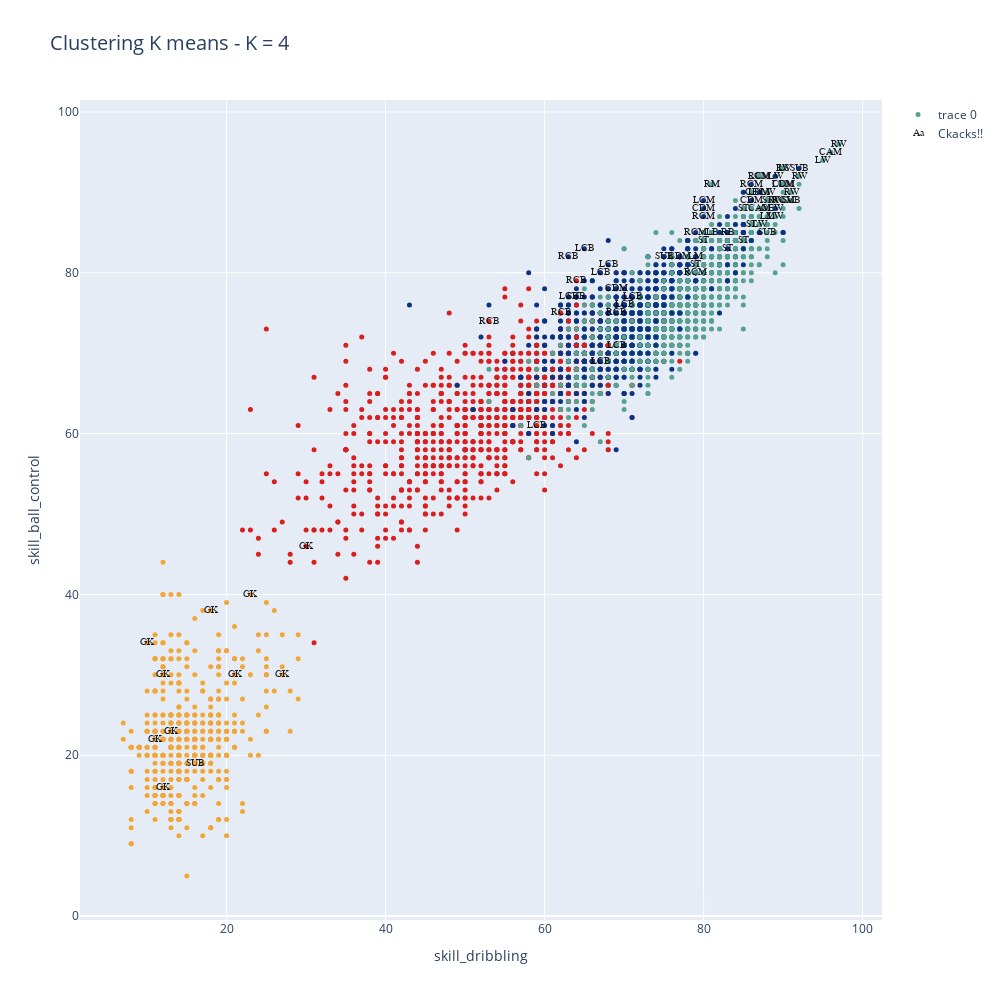

The code cell stored with this chart in its notebook:
### Markdown cell above
**Graficamos el resultado kmedias con la cantidad de clases elegida: Visualizamos de a dos variables por vez**

### Code cell
data=[]
bool_crack=df_n["overall"] > 85
bool_no_crack=df_n["overall"]<86


#Eligo dos números entre 0 y  de n_skills-1
skill_1=skills_ratings[skills_ratings.index('skill_dribbling')]
skill_2=skills_ratings[skills_ratings.index('skill_ball_control')]

'''
'attacking_crossing', 'attacking_finishing', 'attacking_heading_accuracy',
                  'passing', 'attacking_short_passing', 'attacking_volleys', 'dribbling',
                  'skill_dribbling', 'skill_curve', 'skill_fk_accuracy',
                  'skill_ball_control', 'movement_acceleration',
                  'movement_sprint_speed', 'movement_agility', 'movement_reactions',
                  'movement_balance', 'power_shot_power', 'power_jumping', 'power_stamina',
                  'power_strength', 'power_long_shots', 'mentality_aggression',
                  'mentality_interceptions', 'mentality_positioning', 'mentality_vision',
                  'mentality_penalties',  'mentality_composure', 'defending_marking',
                  'defending_standing_tackle', 'defending_sliding_tackle',
                  'goalkeeping_diving', 
                  'goalkeeping_handling', 'goalkeeping_kicking',
                  'goalkeeping_positioning', 'goalkeeping_reflexes',]
print(len(skills_ratings), 'variables numéricas de desempeño según habilidad'
'''

kmean_clusters = go.Scatter(x=df_skills[skill_1], y=df_skills[skill_2],
                            mode='markers',
                            text=df_n.loc[:,'team_position'],
                            marker=dict(
                                size=5,
                                color = clusters.astype(np.float), #set color equal to a variable
                                colorscale='Portland',
                                showscale=False)
                           )

crack =go.Scatter(x=df_skills.loc[bool_crack,skill_1], y=df_skills.loc[bool_crack,skill_2],name='Ckacks!!',
                      text=df_n.loc[bool_crack,'team_position'],
                      textfont=dict(family='sans serif',size=10,color='black'),
                      opacity=0.9,mode='text')

data=[kmean_clusters,crack]

layout = go.Layout(title="Clustering K means - K = {} ".format(n_clust),titlefont=dict(size=20),
                xaxis=dict(title=skill_1),
                yaxis=dict(title=skill_2),
                autosize=False, width=1000,height=1000)

fig = go.Figure(data=data, layout=layout)

iplot(fig)

### Figure 1 — Plotly figure (JSON) as saved in the notebook; plotly's stock layout.template omitted (floating-point values rounded to 4 significant figures; data arrays with more than 128 entries replaced by an {"elided": "..."} marker saying what was removed)
{"data": [{"marker": {"color": {"elided": "4756 int values"}, "colorscale": [[0, "rgb(12,51,131)"], [0.25, "rgb(10,136,186)"], [0.5, "rgb(242,211,56)"], [0.75, "rgb(242,143,56)"], [1, "rgb(217,30,30)"]], "showscale": false, "size": 5}, "mode": "markers", "text": {"elided": "4756 str values"}, "type": "scatter", "x": {"elided": "4756 int values"}, "y": {"elided": "4756 int values"}}, {"mode": "text", "name": "Ckacks!!", "opacity": 0.9, "text": ["RW", "LW", "CAM", "GK", "LW", "RCM", "GK", "LCB", "RCM", "RW", "RW", "LCB", "ST", "GK", "GK", "RCM", "LCB", "ST", "LCB", "ST", "ST", "CDM", "LW", "RW", "LDM", "GK", "LW", "RM", "GK", "RCB", "GK", "GK", "GK", "LCM", "ST", "RCB", "LCM", "CAM", "LM", "LW", "LCB", "RW", "CDM", "LM", "CDM", "LCB", "CF", "LCB", "SUB", "LCB", "RCB", "LB", "CDM", "SUB", "LS", "SUB", "RCB", "LCB", "RCM", "SUB", "GK", "RB", "SUB", "CF", "RCM", "CDM", "LW", "RCB", "LCM", "RCM", "SUB", "ST", "ST"], "textfont": {"color": "black", "family": "sans serif", "size": 10}, "type": "scatter", "x": [97, 89, 96, 12, 95, 86, 21, 70, 87, 89, 91, 69, 80, 27, 18, 79, 59, 88, 65, 85, 85, 80, 88, 90, 87, 23, 89, 81, 13, 63, 12, 30, 10, 87, 79, 53, 80, 87, 79, 89, 63, 92, 69, 88, 77, 67, 86, 71, 91, 68, 62, 81, 90, 16, 90, 88, 64, 67, 90, 64, 11, 83, 92, 88, 80, 86, 87, 69, 90, 79, 75, 83, 86], "y": [96, 92, 95, 30, 94, 91, 30, 76, 92, 89, 90, 71, 84, 30, 38, 80, 61, 89, 83, 84, 88, 88, 90, 93, 90, 40, 88, 91, 23, 82, 16, 46, 34, 92, 81, 74, 89, 88, 82, 87, 77, 92, 78, 87, 82, 80, 90, 77, 89, 81, 75, 85, 91, 19, 93, 85, 79, 69, 89, 77, 22, 85, 93, 88, 87, 89, 86, 75, 91, 85, 82, 83, 86]}], "layout": {"autosize": false, "height": 1000, "title": {"font": {"size": 20}, "text": "Clustering K means - K = 4 "}, "width": 1000, "xaxis": {"title": {"text": "skill_dribbling"}}, "yaxis": {"title": {"text": "skill_ball_control"}}}}
